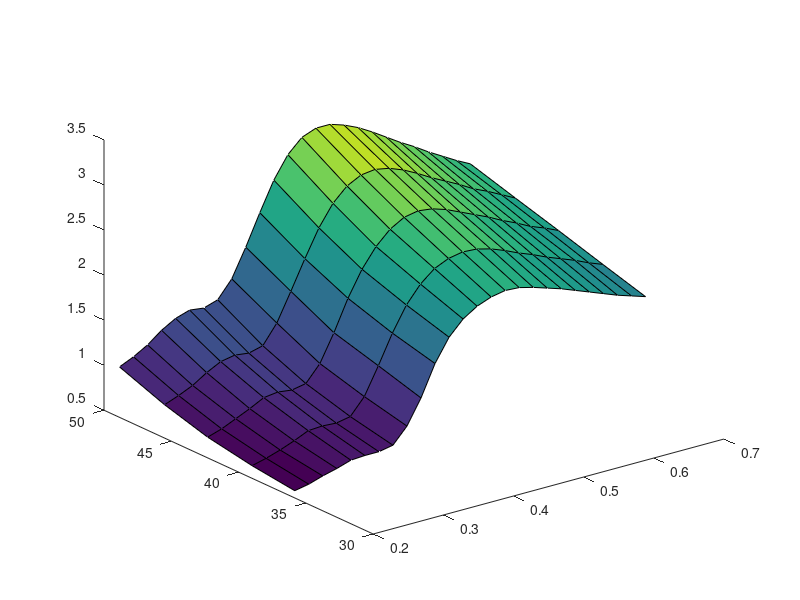

MATLAB code for this plot:
Fr = 0.2:0.02:0.70;
Dm_1 = [35.83, 35.83, 35.83, 35.83, 35.83, 35.83, 35.83, 35.83, 35.83, 35.83, 35.83, 35.83, 35.83,...
        35.83, 35.83, 35.83, 35.83, 35.83, 35.83, 35.83, 35.83, 35.83, 35.83, 35.83, 35.83, 35.83];
Dm_2 = [39.00, 39.00, 39.00, 39.00, 39.00, 39.00, 39.00, 39.00, 39.00, 39.00, 39.00, 39.00, 39.00,...
        39.00, 39.00, 39.00, 39.00, 39.00, 39.00, 39.00, 39.00, 39.00, 39.00, 39.00, 39.00, 39.00];
Dm_3 = [42.30, 42.30, 42.30, 42.30, 42.30, 42.30, 42.30, 42.30, 42.30, 42.30, 42.30, 42.30, 42.30,...
        42.30, 42.30, 42.30, 42.30, 42.30, 42.30, 42.30, 42.30, 42.30, 42.30, 42.30, 42.30, 42.30];
Dm_4 = [45.50, 45.50, 45.50, 45.50, 45.50, 45.50, 45.50, 45.50, 45.50, 45.50, 45.50, 45.50, 45.50,... 
        45.50, 45.50, 45.50, 45.50, 45.50, 45.50, 45.50, 45.50, 45.50, 45.50, 45.50, 45.50, 45.50]; 
Dm_5 = [48.85, 48.85, 48.85, 48.85, 48.85, 48.85, 48.85, 48.85, 48.85, 48.85, 48.85, 48.85, 48.85,...
        48.85, 48.85, 48.85, 48.85, 48.85, 48.85, 48.85, 48.85, 48.85, 48.85, 48.85, 48.85, 48.85];
 
 
Cr_1 = [0.58, 0.61, 0.66, 0.70, 0.75, 0.76, 0.76, 0.79, 0.96, 1.23, 1.57, 1.82, 1.98, ...
        2.08, 2.14, 2.17, 2.16, 2.12, 2.07, 2.02, 1.96, 1.90, 1.84, 1.78, 1.73, 1.68];
Cr_2 = [0.64, 0.68, 0.73, 0.79, 0.86, 0.87, 0.86, 0.89, 1.07, 1.37, 1.69, 1.96, 2.15, ...
        2.28, 2.35, 2.38, 2.37, 2.33, 2.27, 2.20, 2.14, 2.07, 2.01, 1.95, 1.88, 1.82];
Cr_3 = [0.73, 0.78, 0.85, 0.92, 1.00, 1.02, 1.00, 1.03, 1.21, 1.51, 1.85, 2.13, 2.34, ...
        2.49, 2.58, 2.61, 2.59, 2.54, 2.47, 2.40, 2.33, 2.25, 2.18, 2.10, 2.04, 1.97];
Cr_4 = [0.87, 0.93, 1.00, 1.10, 1.18, 1.21, 1.19, 1.23, 1.44, 1.75, 2.07, 2.37, 2.60, ...
        2.75, 2.83, 2.85, 2.82, 2.76, 2.68, 2.59, 2.51, 2.43, 2.34, 2.27, 2.19, 2.11];
Cr_5 = [1.06, 1.13, 1.22, 1.34, 1.43, 1.48, 1.46, 1.51, 1.70, 2.01, 2.35, 2.67, 2.91, ...
        3.06, 3.12, 3.12, 3.07, 3.00, 2.91, 2.81, 2.71, 2.62, 2.52, 2.43, 2.34, 2.26,];
    
    
Y = [35.83, 39.00, 42.30, 45.50, 48.85];
X = 0.2:0.02:0.70;
Z = [Cr_1; Cr_2; Cr_3; Cr_4; Cr_5];
surf(X,Y,Z);

% X1 = 0.2:0.01:0.70;
% Y1 = 35.83:0.1:48.85;
% [X2,Y2]=meshgrid(X1,Y1);
% t11=interp2(X,Y,Z,X2,Y2,'spline');
% surf(X1,Y1,t11)
% grid 
%     
% X = [Dm_1; Dm_2; Dm_3; Dm_4; Dm_5];
% Y = [Fr; Fr; Fr; Fr; Fr];
% Z = [Cr_1; Cr_2; Cr_3; Cr_4; Cr_5];
% 
%     
% plot3(Dm_1, Fr, Cr_1)
% hold on 
% plot3(Dm_2, Fr, Cr_2)
% hold on 
% plot3(Dm_3, Fr, Cr_3)
% hold on 
% plot3(Dm_4, Fr, Cr_4)
% hold on 
% plot3(Dm_5, Fr, Cr_5)

    
    

%plot (Fr, Cr_1)
%hold on 
%plot (Fr, Cr_2)
%hold on 
%plot (Fr, Cr_3)
%hold on 
%plot (Fr, Cr_4)
%hold on 
%plot (Fr, Cr_5)



grid